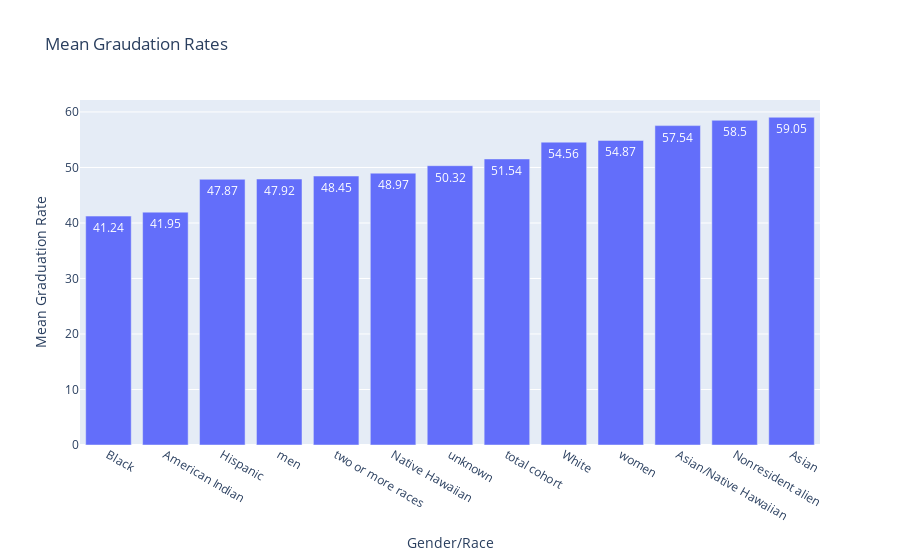

Here is the notebook cell this chart was saved with:
### Code cell
mean_fig.show()

### Figure 1 — Plotly figure (JSON) as saved in the notebook; plotly's stock layout.template omitted (floating-point values rounded to 4 significant figures)
{"data": [{"text": [41.24, 41.95, 47.87, 47.92, 48.45, 48.97, 50.32, 51.54, 54.56, 54.87, 57.54, 58.5, 59.05], "type": "bar", "x": ["Black", "American Indian", "Hispanic", "men", "two or more races", "Native Hawaiian", "unknown", "total cohort", "White", "women", "Asian/Native Hawaiian", "Nonresident alien", "Asian"], "y": [41.24, 41.95, 47.87, 47.92, 48.45, 48.97, 50.32, 51.54, 54.56, 54.87, 57.54, 58.5, 59.05]}], "layout": {"autosize": true, "title": {"text": "Mean Graudation Rates"}, "xaxis": {"autorange": true, "range": [-0.5, 12.5], "title": {"text": "Gender/Race"}, "type": "category"}, "yaxis": {"autorange": true, "range": [0, 62.15], "title": {"text": "Mean Graduation Rate"}, "type": "linear"}}}
